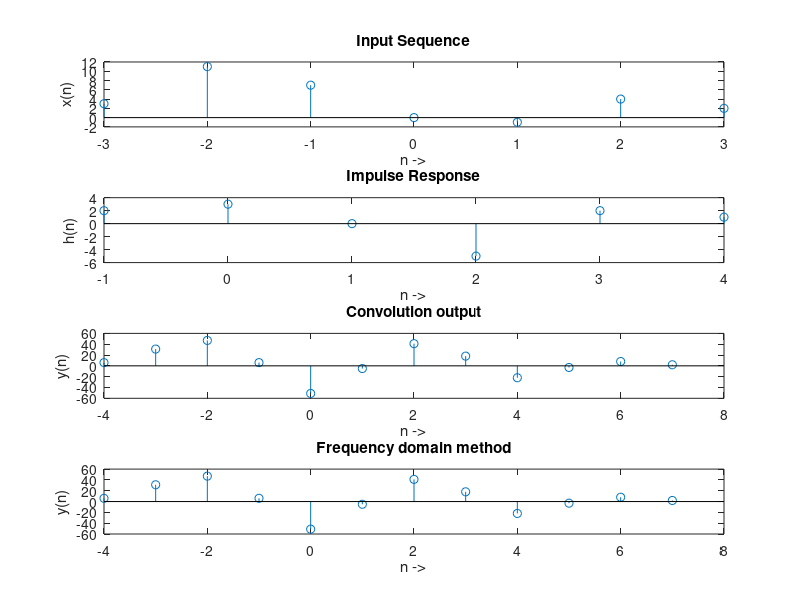

Reproduce this figure in MATLAB.
clc; clear all; close all;
nxb = -3; nxe = 3;
nx = nxb:nxe; 
x = [3, 11, 7, 0, -1, 4, 2];
subplot(4,1,1); stem(nx,x); 
xlabel('n ->'); ylabel('x(n)'); title('Input Sequence');
nhb = -1; nhe = 4; 
nh = nhb:nhe; 
h = [2, 3, 0, -5, 2, 1];
subplot(4,1,2); stem(nh,h); 
xlabel('n ->'); ylabel('h(n)'); title('Impulse Response');
nyb = nxb + nhb; 
nye = nxe + nhe;
ny = nyb:nye; 
y = conv(x,h);
subplot(4,1,3); stem(ny,y); 
xlabel('n ->'); ylabel('y(n)'); title('Convolution output');
l1 = length(x); l2 = length(h); l3 = l1 + l2 - 1; 
disp('Using built in function - conv');
disp(y)
x = [x,zeros(1,(l3-l1))];
X=fft(x);
h = [h,zeros(1,(l3-l2))]; 
H = fft(h);
Y = X.*H; 
y2 = ifft(Y);
disp('Using frequency domain method')
disp(y2)
subplot(4,1,4); stem(ny,y2); 
xlabel('n ->'); ylabel('y(n)'); title('Frequency domain method');
x = [x,zeros(1,(l2-1))]; h = [h,zeros(1,(l1-1))];z1= zeros(1,l3)
for i=1:l3
for j= 1 : i
z1(i)=z1(i)+x(j)*h(i-j+1);
end
end
disp(z1)
